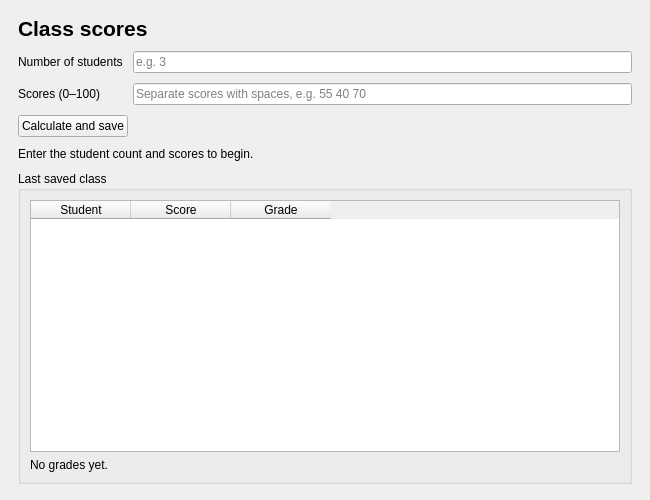
<?xml version="1.0" encoding="UTF-8"?>
<ui version="4.0">
 <class>GradeWindow</class>
 <widget class="QMainWindow" name="GradeWindow">
  <property name="geometry">
   <rect>
    <x>0</x>
    <y>0</y>
    <width>650</width>
    <height>500</height>
   </rect>
  </property>
  <property name="windowTitle">
   <string>Class Gradebook</string>
  </property>
  <widget class="QWidget" name="centralwidget">
   <layout class="QVBoxLayout" name="mainLayout">
    <property name="spacing">
     <number>10</number>
    </property>
    <property name="leftMargin">
     <number>18</number>
    </property>
    <property name="topMargin">
     <number>16</number>
    </property>
    <property name="rightMargin">
     <number>18</number>
    </property>
    <property name="bottomMargin">
     <number>16</number>
    </property>
    <item>
     <widget class="QLabel" name="entryHeading">
      <property name="font">
       <font>
        <pointsize>16</pointsize>
        <weight>75</weight>
        <bold>true</bold>
       </font>
      </property>
      <property name="text">
       <string>Class scores</string>
      </property>
     </widget>
    </item>
    <item>
     <layout class="QFormLayout" name="entryLayout">
      <item row="0" column="0">
       <widget class="QLabel" name="countLabel">
        <property name="text">
         <string>Number of students</string>
        </property>
        <property name="buddy">
         <cstring>countInput</cstring>
        </property>
       </widget>
      </item>
      <item row="0" column="1">
       <widget class="QLineEdit" name="countInput">
        <property name="placeholderText">
         <string>e.g. 3</string>
        </property>
       </widget>
      </item>
      <item row="1" column="0">
       <widget class="QLabel" name="scoresLabel">
        <property name="text">
         <string>Scores (0–100)</string>
        </property>
        <property name="buddy">
         <cstring>scoresInput</cstring>
        </property>
       </widget>
      </item>
      <item row="1" column="1">
       <widget class="QLineEdit" name="scoresInput">
        <property name="placeholderText">
         <string>Separate scores with spaces, e.g. 55 40 70</string>
        </property>
       </widget>
      </item>
     </layout>
    </item>
    <item alignment="Qt::AlignLeft">
     <widget class="QPushButton" name="calculateButton">
      <property name="text">
       <string>Calculate and save</string>
      </property>
     </widget>
    </item>
    <item>
     <widget class="QLabel" name="statusLabel">
      <property name="text">
       <string>Enter the student count and scores to begin.</string>
      </property>
      <property name="textFormat">
       <enum>Qt::PlainText</enum>
      </property>
      <property name="wordWrap">
       <bool>true</bool>
      </property>
     </widget>
    </item>
    <item>
     <widget class="QGroupBox" name="resultsGroup">
      <property name="title">
       <string>Last saved class</string>
      </property>
      <layout class="QVBoxLayout" name="resultsLayout">
       <item>
        <widget class="QTableWidget" name="resultsTable">
         <property name="editTriggers">
          <set>QAbstractItemView::NoEditTriggers</set>
         </property>
         <attribute name="verticalHeaderVisible">
          <bool>false</bool>
         </attribute>
         <column>
          <property name="text">
           <string>Student</string>
          </property>
         </column>
         <column>
          <property name="text">
           <string>Score</string>
          </property>
         </column>
         <column>
          <property name="text">
           <string>Grade</string>
          </property>
         </column>
        </widget>
       </item>
       <item>
        <widget class="QLabel" name="summaryLabel">
         <property name="text">
          <string>No grades yet.</string>
         </property>
         <property name="wordWrap">
          <bool>true</bool>
         </property>
        </widget>
       </item>
      </layout>
     </widget>
    </item>
   </layout>
  </widget>
 </widget>
 <tabstops>
  <tabstop>countInput</tabstop>
  <tabstop>scoresInput</tabstop>
  <tabstop>calculateButton</tabstop>
  <tabstop>resultsTable</tabstop>
 </tabstops>
 <resources/>
 <connections/>
</ui>
